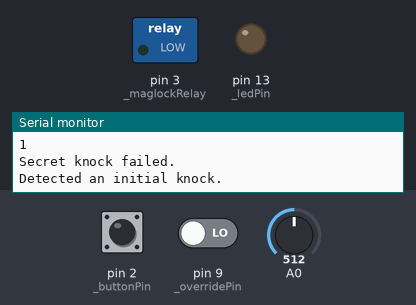
A sketch run on a simulated Arduino Uno, built with avr-gcc and run on an emulated ATmega328P. Parts: switched loads named in the sketch (green lamp = pin HIGH), output pins drawn as LEDs (lit = HIGH), the last lines printed to the serial monitor. Dashed ring = blinking. The test bench sets the inputs (shaded band); at power-on: pin 2 (_buttonPin) HIGH, A0 = 512, pin 9 (_overridePin) LOW.

Above: at 1.2 s.
1.3 s: pin 2 (_buttonPin) pulled LOW for 0.15 s
At 2.5 s:
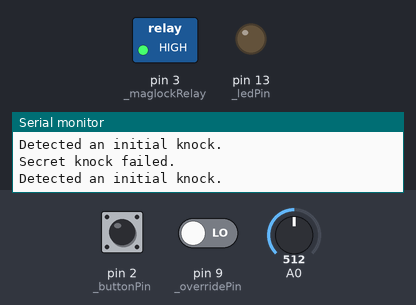
2.9 s: A0 set to 160
4.6 s: pin 9 (_overridePin) driven HIGH
At 6.0 s:
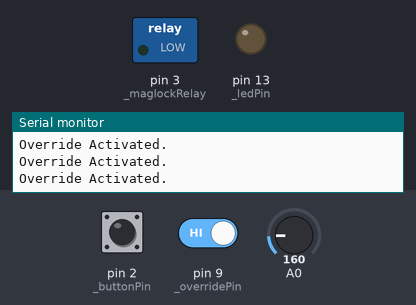
6.5 s: pin 2 (_buttonPin) pulled LOW for 1 s
At 7.0 s:
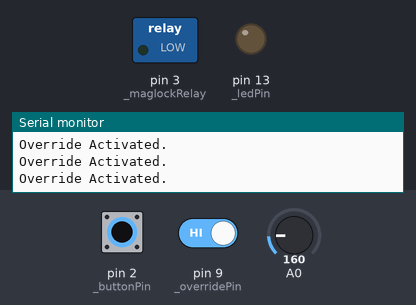
10.5 s: A0 set to 186
13.5 s: pin 2 (_buttonPin) pulsed LOW 5 times (0.12 s each, 0.3 s apart)
At 14.0 s:
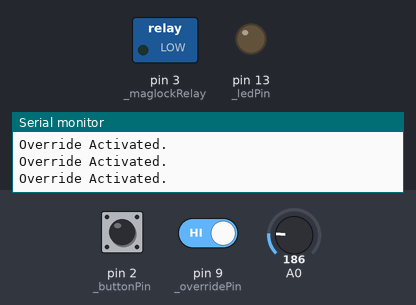
Timing chart, 0 to 16.5 s (numbered marks = the images above; inputs shaded):
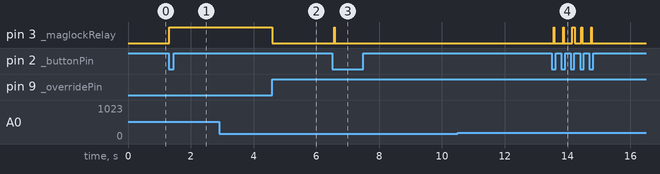

Measured:
- after the input at 1.3 s, pin 3 (_maglockRelay): LOW → HIGH at once
- after the input at 4.6 s, pin 3 (_maglockRelay): HIGH → LOW at once
- after the input at 6.5 s, pin 3 (_maglockRelay): LOW → HIGH after 0.06 s, → LOW 0.02 s later
- after the input at 13.5 s, pin 3 (_maglockRelay): alternates HIGH for 0.02 s and LOW for 0.28 s, 10 changes in all, then stays LOW, starting after 0.06 s

The sketch:

SecretDoorWithCancel.ino
```cpp
/*
When the knock sequence is detected toggle the door from open to closed, triggering the correct relay to
run the actuator for the appropriate amount of time.

An optional switch can be attached to pin 1, and when this switch is closed, the door actuator is never engaged. RECOMMENDED FOR SAFETY - RUN THIS BACK TO MONITORING ROOM SO YOU CAN EMERGENGY STOP IF CLOSING!

MOM ON switches should be attached to pins 3 and 4 so that they are depressed when the door is fully open or fully closed.
The door will only be considered closed when the close contact switch on pin 3 is depressed. Otherwise the door is considered open.

*/

#include "buttonstate.h"
#include "looptimer.h"
#include "KnockListener.h"

//********************  Constants  ************************************
// Constants for gpio pins
const int _buttonPin       = 2;   // the pin that the pushbutton is attached to
const int _ledPin          = 13;  // on board LED
const int _knockSensorPin  = 0;   // Piezo sensor on pin 0.
const int _maglockRelay    = 3;   // Relay used to control the maglock
const int _overridePin     = 9;   // Override pin for web access


// Use these constants to tune the knock sensor.  Could be made vars and hoooked to potentiometers for soft configuration, etc.
const int _threshold          = 170;  // Minimum signal from the piezo to register as a knock
const int _rejectValue        = 30;   // If an individual knock is off by this percentage of a knock we don't unlock..
const int _averageRejectValue = 30;   // If the average timing of the knocks is off by this percent we don't unlock.
const int _knockFadeTime      = 150;  // milliseconds we allow a knock to fade before we listen for another one. (Debounce timer.)

const int _knockComplete = 1200;      // Longest time to wait for a knock before we assume that it's finished.

const int _stateWaiting = 0;
const int _stateListening = 3;
int _operatingState = _stateWaiting;

bool _relayOn = false;
int overrideButtonState;
// debouncers and state objects for the pushbutton as well as the open/close contact buttons
// the numeric argument is the debounce interval in ms
ButtonState _buttonState(_buttonPin, 8);

LoopTimer _timer;

KnockListener _listener(_knockSensorPin, _threshold, _rejectValue, _averageRejectValue, _knockFadeTime, _knockComplete);

//***********************************************************************
//**************************  Setup  ************************************
void setup() {
  // initialize IO pins
  pinMode(_buttonPin, INPUT_PULLUP);
  pinMode(_ledPin, OUTPUT);
  pinMode(_maglockRelay, OUTPUT);
  pinMode(_overridePin, INPUT);

  //set the initial pin values for outputs (relays)
  digitalWrite(_ledPin, LOW);

  Serial.begin(9600);                     // Uncomment the Serial.bla lines for debugging.
  Serial.println("Program start.");       // but feel free to comment them out after it's working right.
  setRelay(false);
  _timer.start();
}

//***********************************************************************
//*************************  MainLoop  **********************************
void loop() {
  // track the time since the last loop iteration
  _timer.tick();
  // main execution loop
  _buttonState.checkButton();
  overrideButtonState = digitalRead(_overridePin);

  // was the pushbutten pressed?
  if (_buttonState.wasDepressed()) {
    Serial.println("Button Pressed.");
    setRelay(true);
  } else if(overrideButtonState == HIGH) {
    Serial.println("Override Activated.");
    setRelay(false);
  }

  // are we listening for followup knocks?
  if (_operatingState == _stateListening) {
    if (_listener.listenTick(_timer.delta())) {
      // we've just finished listening for knocks
      if (_listener.validateKnock()) {
        //WHEN THE KNOCK IS COMPLETE
        Serial.println("VALID KNOCK.");
        setRelay(false);
      } else {
        // return to the neutral waiting state
        _operatingState = _stateWaiting;
        Serial.println("Secret knock failed.");
      }
    }
  }

  // are we waiting for our first knock?
  if (_operatingState == _stateWaiting) {
    if (_listener.listenStart()) {
      Serial.println("Detected an initial knock.");
      // we've detected a knock
      _operatingState = _stateListening;
    }
  }

  _buttonState.resetPrevState();
}

void setRelay(bool state){
  _relayOn = state;
  if(_relayOn){
    digitalWrite(_maglockRelay, HIGH);
  } else {
    digitalWrite(_maglockRelay, LOW);
  }
}
```
